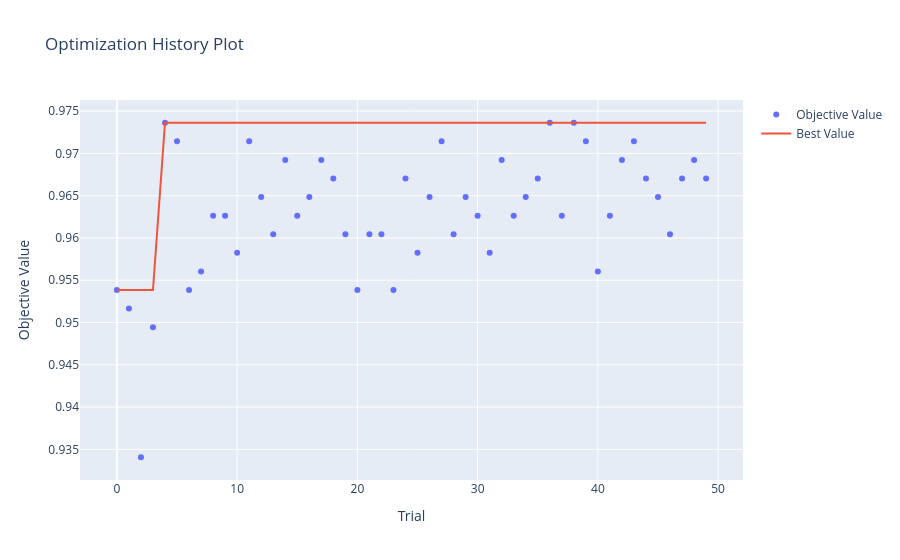

The notebook cell saved with this chart:
### Code cell
plot_optimization_history(study).show()
#Here objective value is acc and X-axis is trial number
